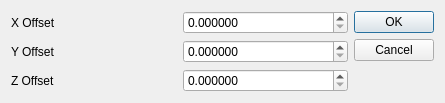
<?xml version="1.0" encoding="UTF-8"?>
<ui version="4.0">
 <class>CT_GDefaultCoordinateSystem</class>
 <widget class="QDialog" name="CT_GDefaultCoordinateSystem">
  <property name="geometry">
   <rect>
    <x>0</x>
    <y>0</y>
    <width>445</width>
    <height>100</height>
   </rect>
  </property>
  <property name="windowTitle">
   <string>Configuration du système de coordonnée</string>
  </property>
  <layout class="QHBoxLayout" name="horizontalLayout">
   <item>
    <layout class="QVBoxLayout" name="verticalLayout">
     <item>
      <layout class="QGridLayout" name="gridLayout">
       <item row="2" column="0">
        <widget class="QLabel" name="lblZOffset">
         <property name="text">
          <string>Z Offset</string>
         </property>
        </widget>
       </item>
       <item row="1" column="0">
        <widget class="QLabel" name="lblYOffset">
         <property name="text">
          <string>Y Offset</string>
         </property>
        </widget>
       </item>
       <item row="0" column="0">
        <widget class="QLabel" name="lblXOffset">
         <property name="text">
          <string>X Offset</string>
         </property>
        </widget>
       </item>
       <item row="0" column="1">
        <widget class="QDoubleSpinBox" name="dsbXOffset">
         <property name="decimals">
          <number>6</number>
         </property>
         <property name="maximum">
          <double>999999999.000000000000000</double>
         </property>
        </widget>
       </item>
       <item row="1" column="1">
        <widget class="QDoubleSpinBox" name="dsbYOffset">
         <property name="decimals">
          <number>6</number>
         </property>
         <property name="maximum">
          <double>999999999.000000000000000</double>
         </property>
        </widget>
       </item>
       <item row="2" column="1">
        <widget class="QDoubleSpinBox" name="dsbZOffset">
         <property name="decimals">
          <number>6</number>
         </property>
         <property name="maximum">
          <double>999999999.000000000000000</double>
         </property>
        </widget>
       </item>
      </layout>
     </item>
     <item>
      <spacer name="verticalSpacer">
       <property name="orientation">
        <enum>Qt::Vertical</enum>
       </property>
       <property name="sizeHint" stdset="0">
        <size>
         <width>20</width>
         <height>40</height>
        </size>
       </property>
      </spacer>
     </item>
    </layout>
   </item>
   <item>
    <widget class="QDialogButtonBox" name="buttonBox">
     <property name="orientation">
      <enum>Qt::Vertical</enum>
     </property>
     <property name="standardButtons">
      <set>QDialogButtonBox::Cancel|QDialogButtonBox::Ok</set>
     </property>
    </widget>
   </item>
  </layout>
 </widget>
 <resources/>
 <connections>
  <connection>
   <sender>buttonBox</sender>
   <signal>accepted()</signal>
   <receiver>CT_GDefaultCoordinateSystem</receiver>
   <slot>accept()</slot>
   <hints>
    <hint type="sourcelabel">
     <x>248</x>
     <y>254</y>
    </hint>
    <hint type="destinationlabel">
     <x>157</x>
     <y>274</y>
    </hint>
   </hints>
  </connection>
  <connection>
   <sender>buttonBox</sender>
   <signal>rejected()</signal>
   <receiver>CT_GDefaultCoordinateSystem</receiver>
   <slot>reject()</slot>
   <hints>
    <hint type="sourcelabel">
     <x>316</x>
     <y>260</y>
    </hint>
    <hint type="destinationlabel">
     <x>286</x>
     <y>274</y>
    </hint>
   </hints>
  </connection>
 </connections>
</ui>
